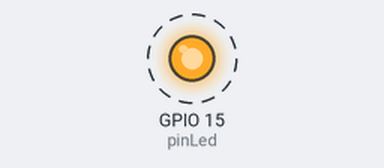
Bench run of a sketch on a simulated ESP32. On the bench: output pins drawn as LEDs (lit = HIGH). Dashed ring = blinking.

Above: at 0.5 s.
Timing chart, 0 to 4.6 s (numbered marks = the images above):
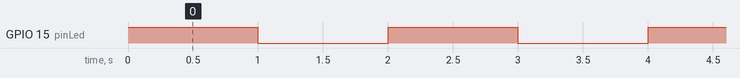

The sketch:

Led.ino
```cpp
/*********************************
 * Output : Led
 * Board  : ESP32
 * Output : Serial (9600)
 * DATA   :   D15 (GPIO 15), D2 (GPIO 2), D4 (GPIO 4), RX2 (GPIO 16), TX2 (GPIO 17), D5 (GPIO 5), D18 (GPIO 18),
 *            D19 (GPIO 19), D21 (GPIO 21), RX0 (GPIO 3), TX0 (GPIO 1), D22 (GPIO 22), D23 (GPIO 23)
 *            D13 (GPIO 13), D12 (GPIO 12), D14 (GPIO 14), D27 (GPIO 27), D26 (GPIO 26), D25 (GPIO 25),
 *            D33 (GPIO 33), D32 (GPIO 32), D35 (GPIO 35), D34 (GPIO 34), D39 (GPIO 39), VP (GPIO 36),
 *********************************/

const int pinLed = 15;

void setup()
{
  pinMode(pinLed, OUTPUT);
}

void loop()
{
  digitalWrite(pinLed, HIGH);
  delay(1000);
  digitalWrite(pinLed, LOW);
  delay(1000);
}
```

Measured:
- by itself, GPIO 15 (pinLed): alternates HIGH for 1.0 s and LOW for 1.0 s
